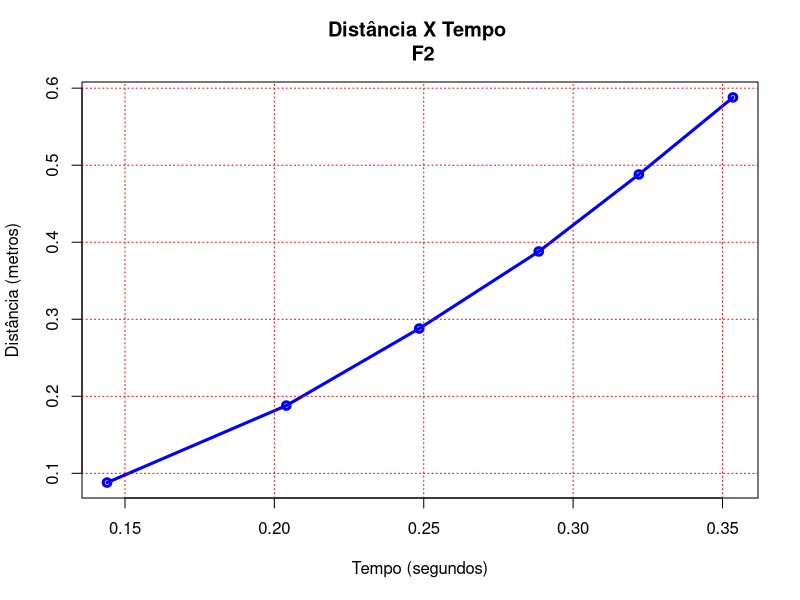
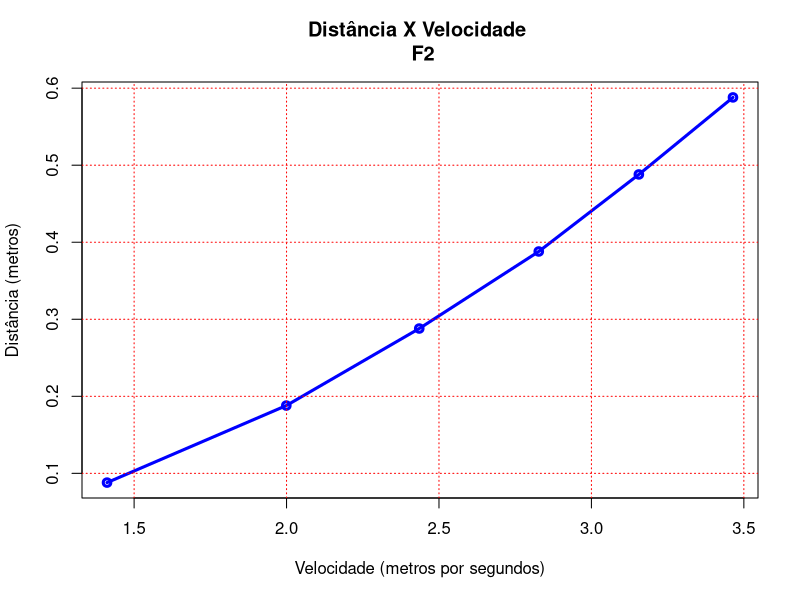
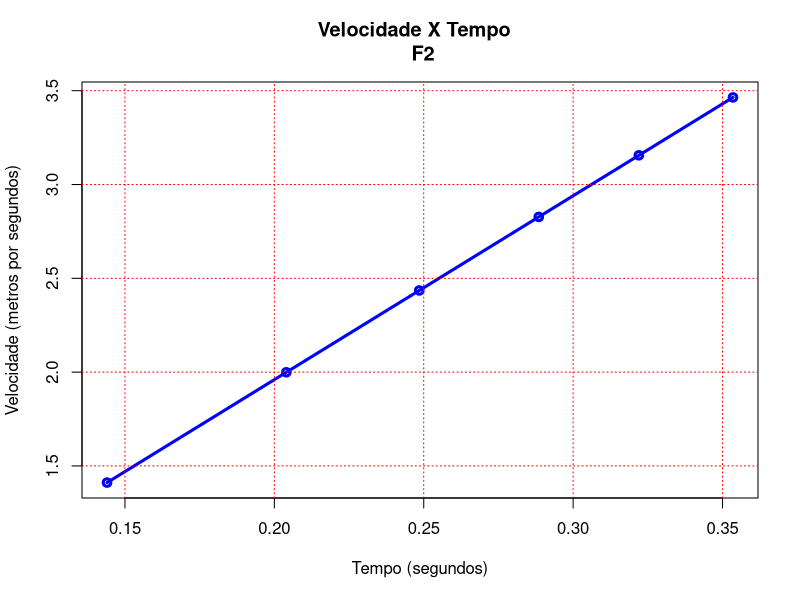
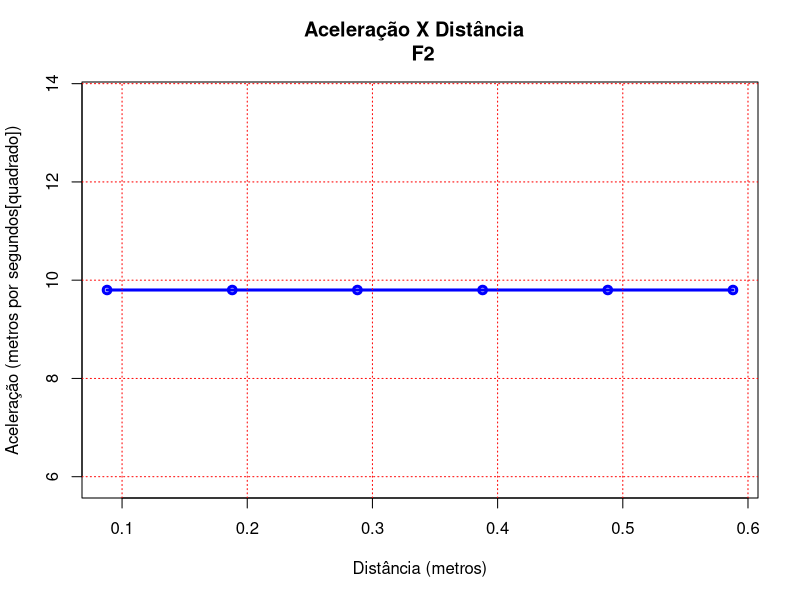
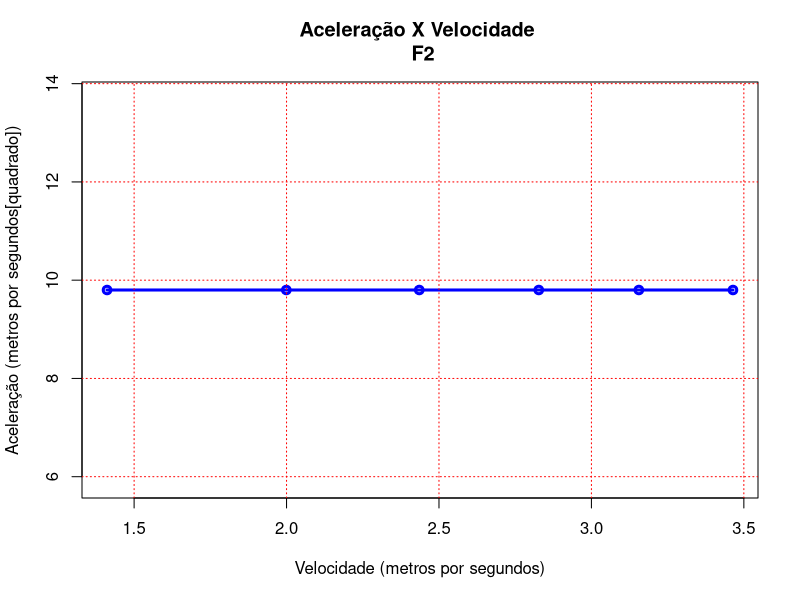
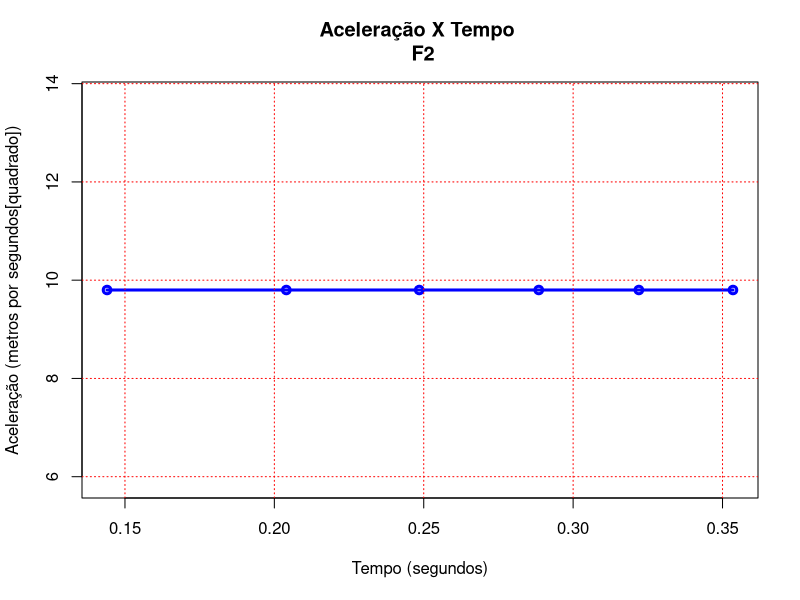
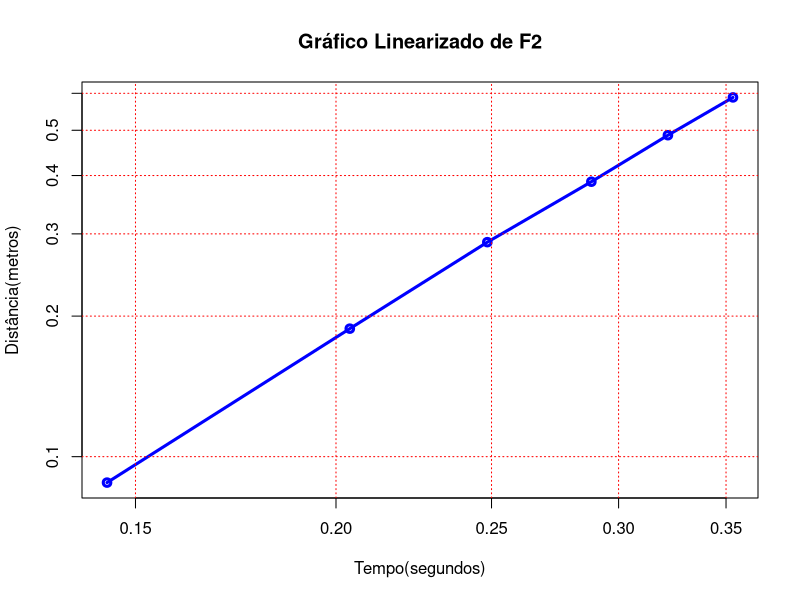
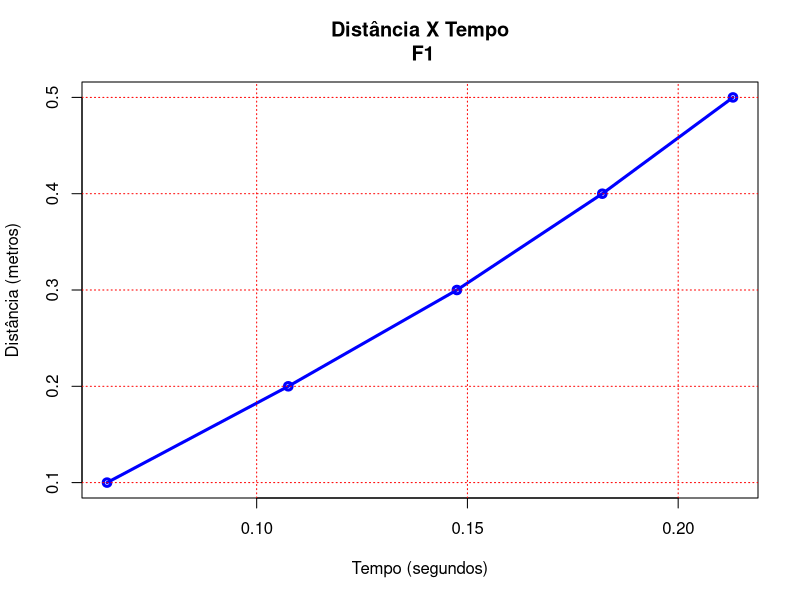

Here is the R script that generated these plots, in order: (Note: this script raises an error after producing the figures.)
## ---- chunk 1
knitr::opts_chunk$set(echo = TRUE)
## ---- chunk 2
cat("\\newpage")
## ---- chunk 3
# Aqui esta todas as funções e variaveis utilizadas nos experimentos

GRAVIDADE <- 9.8

#############################################################################################
# Calculando Velocidade Final em cada queda
calcularVelocidadeFinal <- function(velocidadeInicial, aceleracao, tempoFinal){
  velocidadeFinal <- velocidadeInicial + (aceleracao*tempoFinal)
  return(velocidadeFinal)
}

#############################################################################################
# Calculando Aceleração Media em cada queda
calcularAceleracaoMedia <- function(velocidadeFinal, velocidadeInicial, tempoFinal, tempoInicial){
  aceleracaoMedia <- (velocidadeFinal - velocidadeInicial)/(tempoFinal - tempoInicial)
  return(aceleracaoMedia)
}

#############################################################################################
# Calculando a Velocidade Inicial a partir da Gravidade e da Distância percorrida
calcularVelocidadeInicial <- function(gravidade, distancia){
  return(sqrt(2*GRAVIDADE*distancia))
}
## ---- chunk 4
cat("\\newpage")

#############################################################################################
# Carregando o arquivo com os dados dos Testes
dadosF2 <- read.csv("bola_em_queda_livre-F2.csv", header = FALSE, col.names=c("tempoInicial","tempoFinal","distanciaInicial","distanciaFinal"))

#############################################################################################
# Calculando o Tempo e Distância Media e adicionando-os como nova coluna
dadosF2["tempoMedio"] <- dadosF2$tempoFinal - dadosF2$tempoInicial
dadosF2["distanciaMedia"] <- dadosF2$distanciaFinal - dadosF2$distanciaInicial

#############################################################################################
# Tomando a Velocidade Inicial igual a zero em todos os testes
dadosF2["velocidadeInicial"] <- c(0,0,0,0,0,0)

#############################################################################################
# Chamando a função que calcula a Velocidade Final
dadosF2["velocidadeFinal"] <- calcularVelocidadeFinal(dadosF2$velocidadeInicial, GRAVIDADE, dadosF2$tempoFinal)

#############################################################################################
# Chamando a função que calcula a Aceleração media
dadosF2["aceleracaoMedia"] <- calcularAceleracaoMedia(dadosF2$velocidadeFinal, dadosF2$velocidadeInicial, dadosF2$tempoFinal, dadosF2$tempoInicial)
## ---- chunk 5
print(dadosF2$tempoInicial)
## ---- chunk 6
print(dadosF2$tempoFinal)
## ---- chunk 7
print(dadosF2$distanciaInicial)
## ---- chunk 8
print(dadosF2$distanciaFinal)
## ---- chunk 9
#############################################################################################
# Criando o Gráfico
# dadosF2$tempoMedio é o eixo X
# dadosF2$distanciaMedia é o eixo Y
# type "o" é o grafico contendo todos os pontos
# main é o título do grafico, irá aparecer no centro, na parte superior
# lwd é a espessura da linha do grafico
# xlab é o título do eixo X
# ylab é o título do eixo Y
plot(dadosF2$tempoMedio, dadosF2$distanciaMedia, type="o", col="blue", 
  main="Distância X Tempo \n F2",
  lwd=3,
  xlab="Tempo (segundos)",
  ylab="Distância (metros)")

# grid cria quadrantes no gráfico, essas linhas da divisoria, terão a cor vermelha
grid(col="red")
## ---- chunk 10
cat("\\newpage")
## ---- chunk 11
print(dadosF2$velocidadeInicial)
## ---- chunk 12
print(dadosF2$velocidadeFinal)
## ---- chunk 13
#############################################################################################
# Criando o Gráfico
# dadosF2$velocidadeFinal é o eixo X
# dadosF2$distanciaMedia é o eixo Y
# type "o" é o grafico contendo todos os pontos
# main é o título do grafico, irá aparecer no centro, na parte superior
# lwd é a espessura da linha do grafico
# xlab é o título do eixo X
# ylab é o título do eixo Y
plot(dadosF2$velocidadeFinal, dadosF2$distanciaMedia, type="o", col="blue", 
  main="Distância X Velocidade \n F2",
  lwd=3,
  xlab="Velocidade (metros por segundos)",
  ylab="Distância (metros)")

# grid cria quadrantes no gráfico, essas linhas da divisoria, terão a cor vermelha
grid(col="red")
## ---- chunk 14
#############################################################################################
# Criando o Gráfico
# dadosF2$tempoMedio é o eixo x
# dadosF2$velocidadeFinal é o eixo y
# type "o" é o grafico contendo todos os pontos
# main é o título do grafico, irá aparecer no centro, na parte superior
# lwd é a espessura da linha do grafico
# xlab é o título do eixo X
# ylab é o título do eixo Y
plot(dadosF2$tempoMedio, dadosF2$velocidadeFinal, type="o", col="blue", 
  main="Velocidade X Tempo  \n F2",
  lwd=3,
  xlab="Tempo (segundos)",
  ylab="Velocidade (metros por segundos)")

# grid cria quadrantes no gráfico, essas linhas da divisoria, terão a cor vermelha
grid(col="red")
## ---- chunk 15
cat("\\newpage")
## ---- chunk 16
print(dadosF2$aceleracaoMedia)
## ---- chunk 17
#############################################################################################
# Criando o Gráfico
# dadosF2$distanciaMedia é o eixo X
# dadosF2$aceleracaoMedia é o eixo Y
# type "o" é o grafico contendo todos os pontos
# main é o título do grafico, irá aparecer no centro, na parte superior
# lwd é a espessura da linha do grafico
# xlab é o título do eixo X
# ylab é o título do eixo Y
plot(dadosF2$distanciaMedia, dadosF2$aceleracaoMedia, type="o", col="blue", 
  main="Aceleração X Distância  \n F2",
  lwd=3,
  xlab="Distância (metros)",
  ylab="Aceleração (metros por segundos[quadrado])")

# grid cria quadrantes no gráfico, essas linhas da divisoria, terão a cor vermelha
grid(col="red")
## ---- chunk 18
#############################################################################################
# Criando o Gráfico
# dadosF2$velocidadeFinal é o eixo X
# dadosF2$aceleracaoMedia é o eixo Y
# type "o" é o grafico contendo todos os pontos
# main é o título do grafico, irá aparecer no centro, na parte superior
# lwd é a espessura da linha do grafico
# xlab é o título do eixo X
# ylab é o título do eixo Y
plot(dadosF2$velocidadeFinal, dadosF2$aceleracaoMedia, type="o", col="blue", 
  main="Aceleração X Velocidade \n F2",
  lwd=3,
  xlab="Velocidade (metros por segundos)",
  ylab="Aceleração (metros por segundos[quadrado])")

# grid cria quadrantes no gráfico, essas linhas da divisoria, terão a cor vermelha
grid(col="red")
## ---- chunk 19
#############################################################################################
# Criando o Gráfico
# dadosF2$tempoMedio é o eixo X
# dadosF2$aceleracaoMedia é o eixo Y
# type "o" é o grafico contendo todos os pontos
# main é o título do grafico, irá aparecer no centro, na parte superior
# lwd é a espessura da linha do grafico
# xlab é o título do eixo X
# ylab é o título do eixo Y
plot(dadosF2$tempoMedio, dadosF2$aceleracaoMedia, type="o", col="blue", 
  main="Aceleração X Tempo \n F2",
  lwd=3,
  xlab="Tempo (segundos)",
  ylab="Aceleração (metros por segundos[quadrado])")

# grid cria quadrantes no gráfico, essas linhas da divisoria, terão a cor vermelha
grid(col="red")
## ---- chunk 20
## x recebe tempo
x<-dadosF2$tempoFinal
## Y recebe distancia
y<-dadosF2$distanciaFinal

## linearizando o gráfico de F2 da Distancia X Tempo
plot(dadosF2$tempoFinal,dadosF2$distanciaFinal,log="xy",type='o', main="Gráfico Linearizado de F2", xlab="Tempo(segundos)", ylab="Distância(metros)", lwd=3, col="blue")
grid(col="red")

##função para achar o coeficiente angular do gráfico Distância X Tempo de F2
line<- function(x,y){
  angular<-(log(y[5],base=10))-(log(y[4],base=10))
  b<- (log(x[5],base=10))-(log(x[4],base=10))
  coeficiente<- angular/b
  return (coeficiente)
}


## ---- chunk 21
##Coeficiente angular
print(line(x,y))
## ---- chunk 22
cat("\\newpage")

#############################################################################################
# Carregando o arquivo com os dados dos Testes
dadosF1 <- read.csv("bola_em_queda_livre-F1.csv", header = FALSE, col.names=c("tempoInicial","tempoFinal","distanciaInicial","distanciaFinal"))

#############################################################################################
# Calculando o Tempo e Distância Media e adicionando-os como nova coluna
dadosF1["tempoMedio"] <- dadosF1$tempoFinal - dadosF1$tempoInicial
dadosF1["distanciaMedia"] <- dadosF1$distanciaFinal - dadosF1$distanciaInicial

#############################################################################################
# Tomando a Velocidade Inicial é calculada para cada caso de teste
dadosF1["velocidadeInicial"] <- calcularVelocidadeInicial(GRAVIDADE, dadosF1$distanciaInicial)

#############################################################################################
# Chamando a função que calcula a Velocidade Final
dadosF1["velocidadeFinal"] <- calcularVelocidadeFinal(dadosF1$velocidadeInicial, GRAVIDADE, dadosF1$tempoFinal)

#############################################################################################
# Chamando a função que calcula a Aceleração media
dadosF1["aceleracaoMedia"] <- calcularAceleracaoMedia(dadosF1$velocidadeFinal, dadosF1$velocidadeInicial, dadosF1$tempoFinal, dadosF1$tempoInicial)
## ---- chunk 23
print(dadosF1$tempoInicial)
## ---- chunk 24
print(dadosF1$tempoFinal)
## ---- chunk 25
print(dadosF1$distanciaInicial)
## ---- chunk 26
print(dadosF1$distanciaFinal)
## ---- chunk 27
#############################################################################################
# Criando o Gráfico
# dadosF1$tempoMedio é o eixo X
# dadosF1$distanciaMedia é o eixo Y
# type "o" é o grafico contendo todos os pontos
# main é o título do grafico, irá aparecer no centro, na parte superior
# lwd é a espessura da linha do grafico
# xlab é o título do eixo X
# ylab é o título do eixo Y
plot(dadosF1$tempoMedio, dadosF1$distanciaMedia, type="o", col="blue", 
  main="Distância X Tempo\n F1",
  lwd=3,
  xlab="Tempo (segundos)",
  ylab="Distância (metros)")

# grid cria quadrantes no gráfico, essas linhas da divisoria, terão a cor vermelha
grid(col="red")
## ---- chunk 28
cat("\\newpage")
## ---- chunk 29
print(dadosF1$velocidadeInicial)
## ---- chunk 30
print(dadosF1$velocidadeFinal)
## ---- chunk 31
#############################################################################################
# Criando o Gráfico
# dadosF1$velocidadeFinal é o eixo X
# dadosF1$distanciaMedia é o eixo Y
# type "o" é o grafico contendo todos os pontos
# main é o título do grafico, irá aparecer no centro, na parte superior
# lwd é a espessura da linha do grafico
# xlab é o título do eixo X
# ylab é o título do eixo Y
plot(dadosF1$velocidadeFinal, dadosF1$distanciaMedia, type="o", col="blue", 
  main="Distância X Velocidade\n F1",
  lwd=3,
  xlab="Velocidade (metros por segundos)",
  ylab="Distância (metros)")

# grid cria quadrantes no gráfico, essas linhas da divisoria, terão a cor vermelha
grid(col="red")
## ---- chunk 32
#############################################################################################
# Criando o Gráfico
# dadosF1$tempoMedio é o eixo x
# dadosF1$velocidadeFinal é o eixo y
# type "o" é o grafico contendo todos os pontos
# main é o título do grafico, irá aparecer no centro, na parte superior
# lwd é a espessura da linha do grafico
# xlab é o título do eixo X
# ylab é o título do eixo Y
plot(dadosF1$tempoMedio, dadosF1$velocidadeFinal, type="o", col="blue", 
  main="Velocidade X Tempo\n F1",
  lwd=3,
  xlab="Tempo (segundos)",
  ylab="Velocidade (metros por segundos)")

# grid cria quadrantes no gráfico, essas linhas da divisoria, terão a cor vermelha
grid(col="red")
## ---- chunk 33
cat("\\newpage")
## ---- chunk 34
print(dadosF1$aceleracaoMedia)
## ---- chunk 35
#############################################################################################
# Criando o Gráfico
# dadosF1$distanciaMedia é o eixo X
# dadosF1$aceleracaoMedia é o eixo Y
# type "o" é o grafico contendo todos os pontos
# main é o título do grafico, irá aparecer no centro, na parte superior
# lwd é a espessura da linha do grafico
# xlab é o título do eixo X
# ylab é o título do eixo Y
plot(dadosF1$distanciaMedia, dadosF1$aceleracaoMedia, type="o", col="blue", 
  main="Aceleração X Distância\n F1",
  lwd=3,
  xlab="Distância (metros)",
  ylab="Aceleração (metros por segundos[quadrado])")

# grid cria quadrantes no gráfico, essas linhas da divisoria, terão a cor vermelha
grid(col="red")
## ---- chunk 36
#############################################################################################
# Criando o Gráfico
# dadosF1$velocidadeFinal é o eixo X
# dadosF1$aceleracaoMedia é o eixo Y
# type "o" é o grafico contendo todos os pontos
# main é o título do grafico, irá aparecer no centro, na parte superior
# lwd é a espessura da linha do grafico
# xlab é o título do eixo X
# ylab é o título do eixo Y
plot(dadosF1$velocidadeFinal, dadosF1$aceleracaoMedia, type="o", col="blue", 
  main="Aceleração X Velocidade\n F1",
  lwd=3,
  xlab="Velocidade (metros por segundos)",
  ylab="Aceleração (metros por segundos[quadrado])")

# grid cria quadrantes no gráfico, essas linhas da divisoria, terão a cor vermelha
grid(col="red")
## ---- chunk 37
#############################################################################################
# Criando o Gráfico
# dadosF1$tempoMedio é o eixo X
# dadosF1$aceleracaoMedia é o eixo Y
# type "o" é o grafico contendo todos os pontos
# main é o título do grafico, irá aparecer no centro, na parte superior
# lwd é a espessura da linha do grafico
# xlab é o título do eixo X
# ylab é o título do eixo Y
plot(dadosF1$tempoMedio, dadosF1$aceleracaoMedia, type="o", col="blue", 
  main="Aceleração X Tempo\n F1",
  lwd=3,
  xlab="Tempo (segundos)",
  ylab="Aceleração (metros por segundos[quadrado])")

# grid cria quadrantes no gráfico, essas linhas da divisoria, terão a cor vermelha
grid(col="red")
## ---- chunk 38
cat("\\newpage")

##### Leitura dos dados do experimento
data <- read.csv(file = "pendulo_tamanho_variado.csv", sep = ",", header = TRUE)

##### Converter Graus em Radiano 
radiano <- function(graus){
  radiano <- (graus*pi)/180
  return (radiano)
}

#### Formula do valor de Omega
omega <- function (intervaloTempo){
  return (2*pi)*(10/intervaloTempo)
}

##### Formula do valor da Amplitude
amplitude <- function(l){
  return (l*sin(radiano(10)))
}

##### Formula do MHS
mhs <- function(l, intervaloTempo, tempo){
  Amplitude <- amplitude(l)
  angulo <- (omega(intervaloTempo)*tempo)+0
  anguloRadiano <- radiano(angulo)
  return ((Amplitude*cos(anguloRadiano)))
}

##### Determina um intervalo de tempo de 0 a 100
variacaoDeTempo <- function(){
  tempo <- c()
  for(x in 1:100){
    tempo[x] <- x
  }
  return (tempo)
}

##### Loop para calcular o MHS
loopMhs <- function(){
  xt <- c()
  tempo<-variacaoDeTempo()
  for(x in 1:100){
    xt[x]<-mhs(data[5,1], data[5,2], tempo[x])
  }
  return (xt)
}
#############################################################################################
##### Cria o plot do gráfico do MHS
graficoMhs <- function(){
  MHS <- loopMhs()
  Tempo <- variacaoDeTempo()
  return(plot(Tempo,MHS, main = "Descolamento x Tempo\nPêndulo variado", lwd=3, xlab="Tempo (segundos)", ylab="Deslocamento (metros)"))
}

##### Cria uma imagem do gráfico MHS
printGraficoMHS <- function(){
  imagem <- graficoMhs()
  grid(col="red")
}

##### Formula do período
periodo <- function(l,intervaloTempo){
  return(2*pi*sqrt(l/9.8))
}

##### Loop para calcular o Período
loopPeriodo <- function(){
  f <- c()
  for(x in 1:5){
    f[x] <- periodo(data[x,1], data[x,2])
  }
  return(f)
}
#############################################################################################
##### Cria o plot do gráfico do Período
graficoPeriodo <- function(){
  distancia <- c()
  for(x in 1:5){
    distancia[x] <- data[x,1]
  }
  Período <- loopPeriodo()
  return(plot(distancia, Período, type = 'b', main = "Período x Distância\nPêndulo variado", lwd=3, xlab="Distância (metros)", ylab="Período (segundos)"))
}

##### Cria uma imagem do gráfico Periodo
printGraficoPeriodo <- function(){
  imagem <- graficoPeriodo()
  grid(col="red")
}

#############################################################################################
##### Formula do valor da velocidade
velocidade <- function(l, intervaloTempo, tempo){
  Omega <- omega(intervaloTempo)
  Amplitude <- amplitude(l)
  angulo <- (Omega*tempo)+0
  anguloRadiano <- radiano(angulo)
  return (-Omega*Amplitude*sin(anguloRadiano))
}

##### Loop para calcular a Velocidade
loopVelocidade <-function(){
  vt <- c()
  tempo<-variacaoDeTempo()
  for(x in 1:100){
    vt[x]<-velocidade(data[5,1], data[5,2], tempo[x])
  }
  return (vt)
}

##### Cria o plot do gráfico Da Velocidade
graficoVelocidade <- function(){
  return(plot(variacaoDeTempo(),loopVelocidade(), main = "Velocidade x Tempo\nPêndulo variado", lwd=3, xlab="Tempo (segundos)", ylab="Velocidade (metros por segundos)"))
}

##### Cria uma imagem do gráfico da Velocidade
printGraficoVelocidade <- function(){
  imagem <- graficoVelocidade()
  grid(col="red")
}

##### Formula do valor da Aceleracao
aceleracao <- function(l, intervaloTempo, tempo){
  Omega <- omega(intervaloTempo)*omega(intervaloTempo)
  Amplitude <- amplitude(l)
  angulo <- (omega(intervaloTempo)*tempo)+0
  anguloRadiano <- radiano(angulo)
  return(-Omega*Amplitude*cos(anguloRadiano)) 
}

##### Loop para calcular da Aceleracao
loopAceleracao <-function(){
  at <- c()
  tempo<-variacaoDeTempo()
  for(x in 1:100){
    at[x]<-aceleracao(data[5,1], data[5,2], tempo[x])
  }
  return (at)
}

##### Cria o plot do gráfico da Aceleração
graficoAceleracao <- function(){
  return(plot(variacaoDeTempo(),loopAceleracao(), main = "Aceleração x Tempo \nPêndulo variado", lwd=3, xlab="Tempo (segundos)", ylab="Aceleração (metros por segundos)"))
}

##### Cria uma imagem do gráfico da Aceleração
printGraficoAceleracao <- function(){
  imagem <- graficoAceleracao()
  grid(col="red")
}
## ---- chunk 39
print(data$h)
## ---- chunk 40
print(data$t)
## ---- chunk 41
printGraficoMHS()
## ---- chunk 42
printGraficoVelocidade()
## ---- chunk 43
printGraficoAceleracao()
## ---- chunk 44
printGraficoPeriodo()
## ---- chunk 45
periodo<-loopPeriodo()
##valores da distancia em metros na  variavel local
distancia<- data$h

x<-distancia
y<-periodo
## Gráfico linearizado
plot(distancia,periodo, log="xy", col="blue",type='o', main="Gráfico linearizado \nPêndulo variado",lwd=3, xlab="Distância(metros)", ylab="Período(segundos)")
grid(col="red")

## função para achar o coeficiente angular
line2<- function(x,y){
  a<-(log(y[5],base=10))-(log(y[4],base=10))
  b<-(log(x[5],base=10))-(log(x[4],base=10))
  coeficiente2<- a/b
}
## ---- chunk 46
##coeficiente angular do pêndulo variado
print(line2(x,y))
## ---- chunk 47
cat("\\newpage")
## ---- chunk 48
pendulo2 <- read.csv(file = "pendulo_tamanho_fixo.csv", header=TRUE, sep=",")

calcFrequencia <- function(tempo){
  return(10/tempo)
}
calcPeriodo <- function(frequencia){
  return(periodo<-1/frequencia)
}
calcComprimento <- function(periodo){
  return((((periodo)^2)*9.8)/(4*(pi)^2))
}
somatempo<-0

## Loop para calcular a soma total do tempo dos 10 testes realizado   
  for (x in 1:10){
    somatempo <- (somatempo+(pendulo2[x,2]))
}

## Calcula tempo medio dos 10 testes realizados
tempomedio<-somatempo/10

frequencia <- calcFrequencia(tempomedio)
periodo <- calcPeriodo(frequencia)
comprimento <- calcComprimento(periodo)
## ---- chunk 49
print(frequencia)
## ---- chunk 50
print(periodo)
## ---- chunk 51
print(comprimento)
